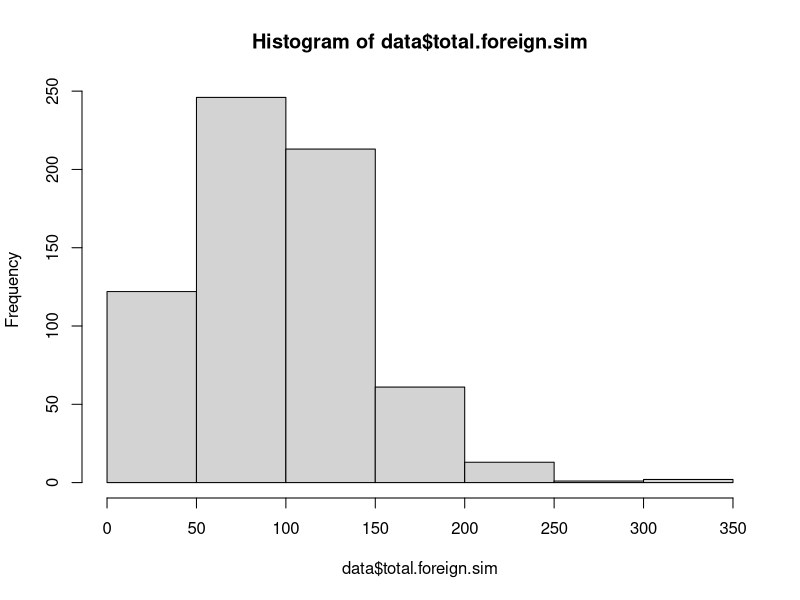
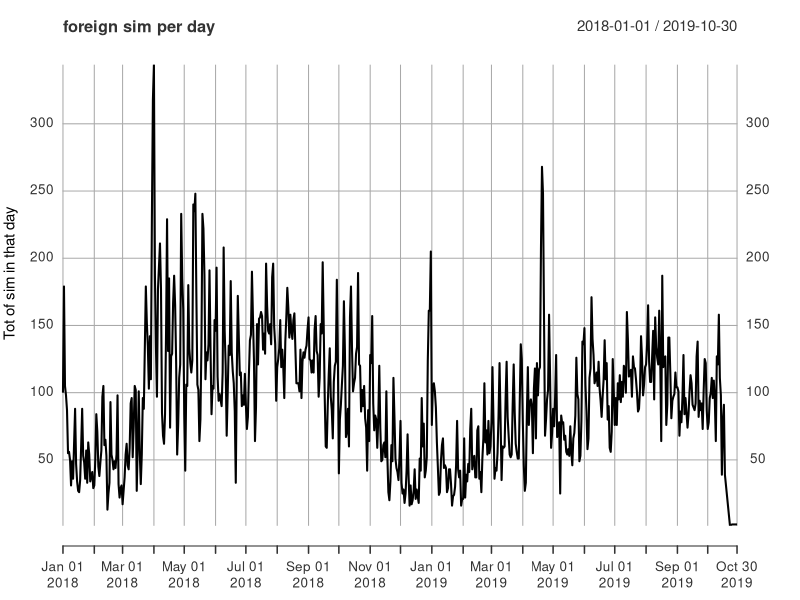
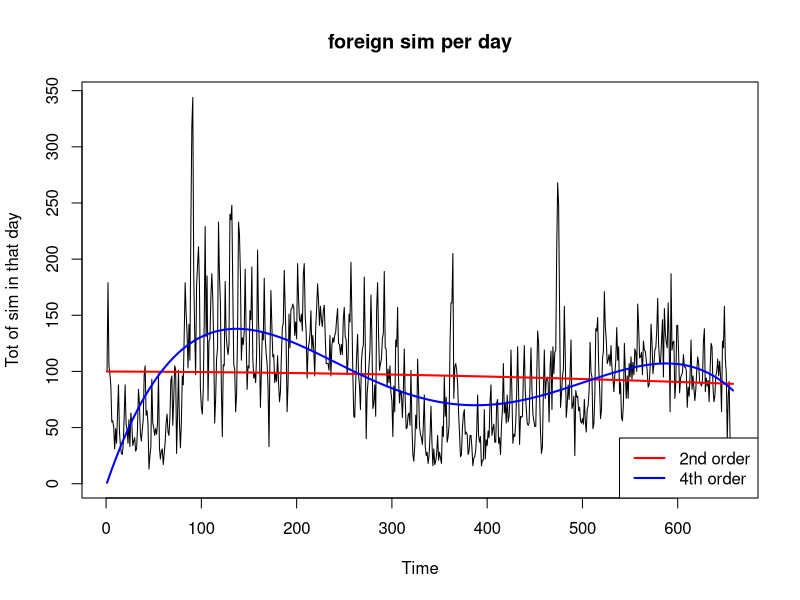
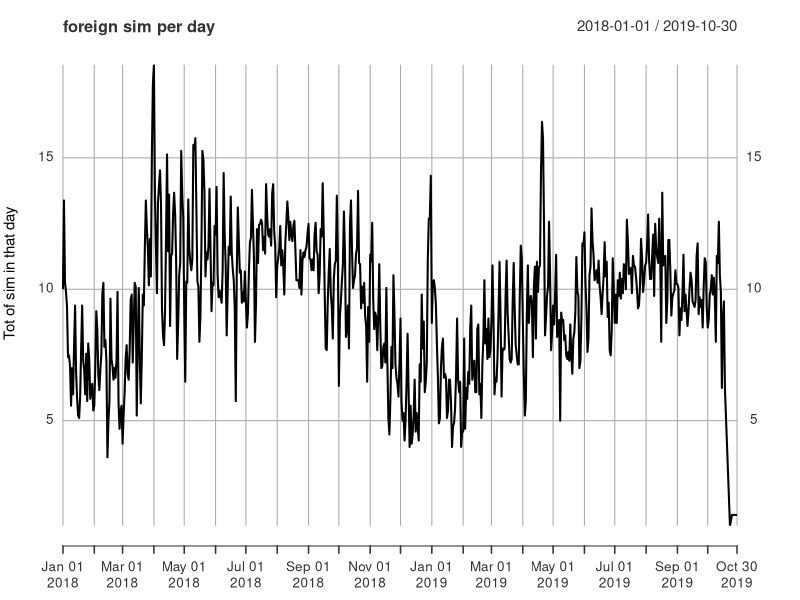
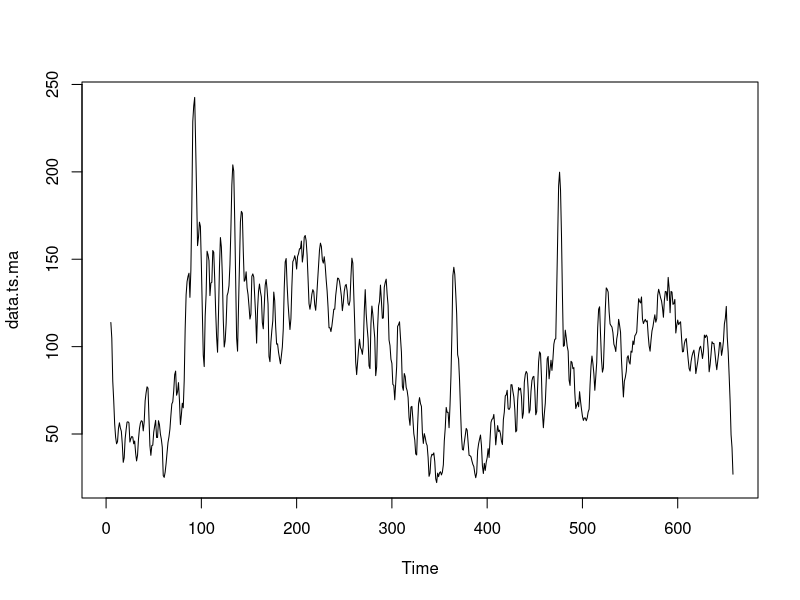
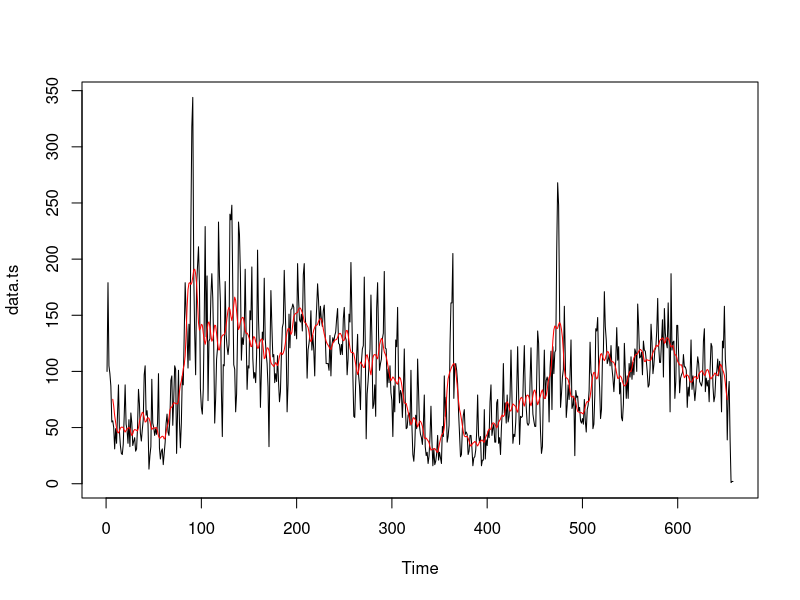
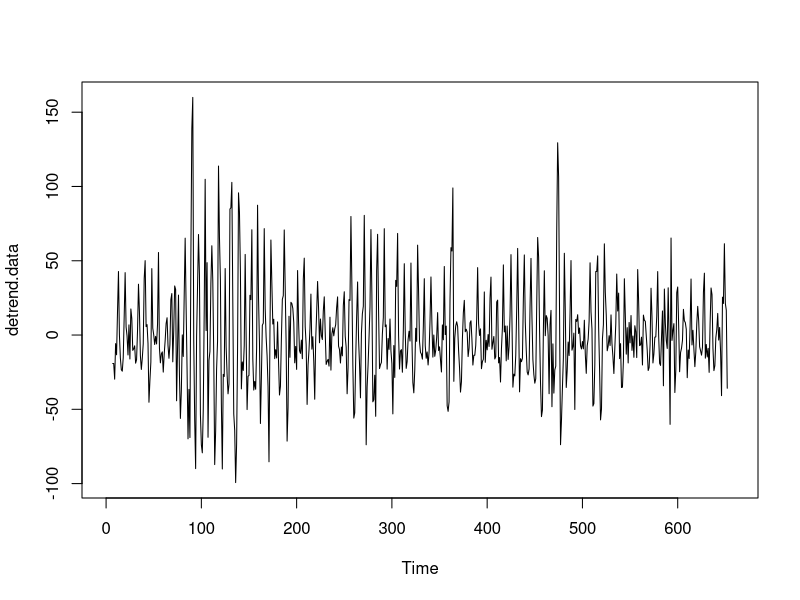
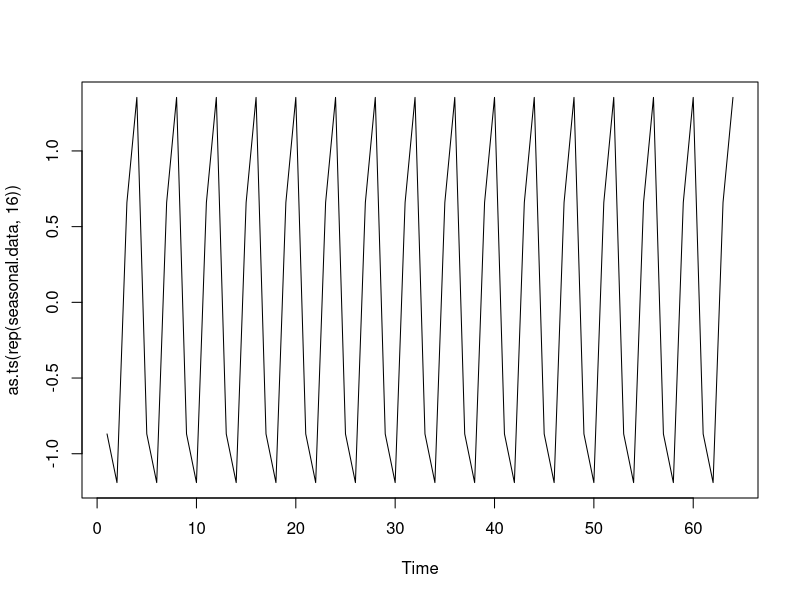

Reproduce these figures in R, in order.
## ---- chunk 1
require(zoo)
require(xts)
data <- read.csv("sims2018milan.csv",sep = ";")
data <- rbind(data, read.csv("foreignsim_2019-11-07.csv",sep = ";"))

data$prefix <- NULL
data$country <- NULL
data$num <- NULL
data$total.ita.sim <- NULL
## ---- chunk 2
ll <- aggregate.data.frame(data$total.foreign.sim,by=list(data$date),FUN=mean)
names(ll)[2] <- "total.foreign.sim"
names(ll)[1] <- "Date"
data <- ll

print("minimum, lower-hinge, median, upper-hinge, maximum)")
fivenum(data$total.foreign.sim)
dim(data)
hist(data$total.foreign.sim)
## ---- chunk 3
data$Date <- as.Date(data$Date, format = "%Y-%m-%d")
#typeof(data$date[1])
data.xts <- xts(data$total.foreign.sim, order.by=data$Date, frequency = 365)
data.ts <- ts(data$total.foreign.sim)

main <- "foreign sim per day"
ylab<-"Tot of sim in that day"
plot(data.xts,ylab=ylab,main=main)
## ---- chunk 4
tt<-as.numeric(time(data.ts))
fit2<-lm(data.ts~poly(tt,degree=2,raw=TRUE))
fit4<-lm(data.ts~poly(tt,degree=4,raw=TRUE))
## ---- chunk 5
main <- "foreign sim per day"
plot(data.ts,ylab=ylab,main=main)
lines(tt,predict(fit2),col='red',lwd=2)
lines(tt,predict(fit4),col='blue',lwd=2)
legend("bottomright",legend = c("2nd order","4th order"),lwd=2,lty=1,col=c("red","blue"))
## ---- chunk 6
data.xts.log <- xts(sqrt(data$total.foreign.sim), order.by=data$Date, frequency = 365)

main <- "foreign sim per day"
ylab<-"Tot of sim in that day"
plot(data.xts.log,ylab=ylab,main=main)
## ---- chunk 7
require(TTR)
data.ts.ma <- SMA(data.ts, n=5)
plot.ts(data.ts.ma)
## ---- chunk 8
# Decomposing seasonal data
#data.ts.dec <- decompose(data.ts)
#plot.ts(data.ts.dec)
#Error in decompose(data.ts) : time series has no or less than 2 periods
# so no seasonality ca be fou d by R
## ---- chunk 9
#install.packages("forecast")
library(forecast)
trend.data = ma(data.ts, order = 12, centre = T)
plot(data.ts)
lines(trend.data, col="red")
## ---- chunk 10
detrend.data = data.ts - trend.data
plot(detrend.data)
## ---- chunk 11
m_data = t(matrix(data = detrend.data, nrow = 4))
seasonal.data = colMeans(m_data, na.rm = T)
plot(as.ts(rep(seasonal.data,16)))
## ---- chunk 12
random.data = data.ts - trend.data - seasonal.data
plot(random.data)
## ---- chunk 13
Box.test(random.data, lag=10, fitdf=0)
## ---- chunk 14
Box.test(random.data, lag=10, fitdf=0, type="Lj")
## ---- chunk 15
checkresiduals(naive(random.data))
